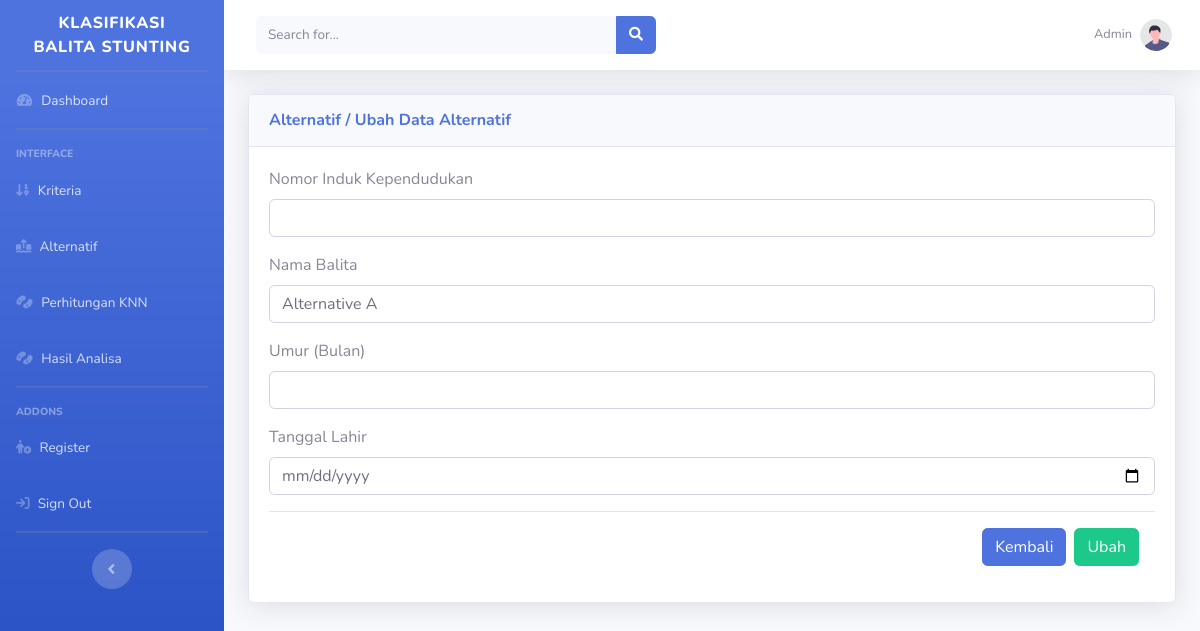
Before: /admin/alternatifaksi.php?id_alternatif=A01&aksi=ubah (signed in) with the older database file.
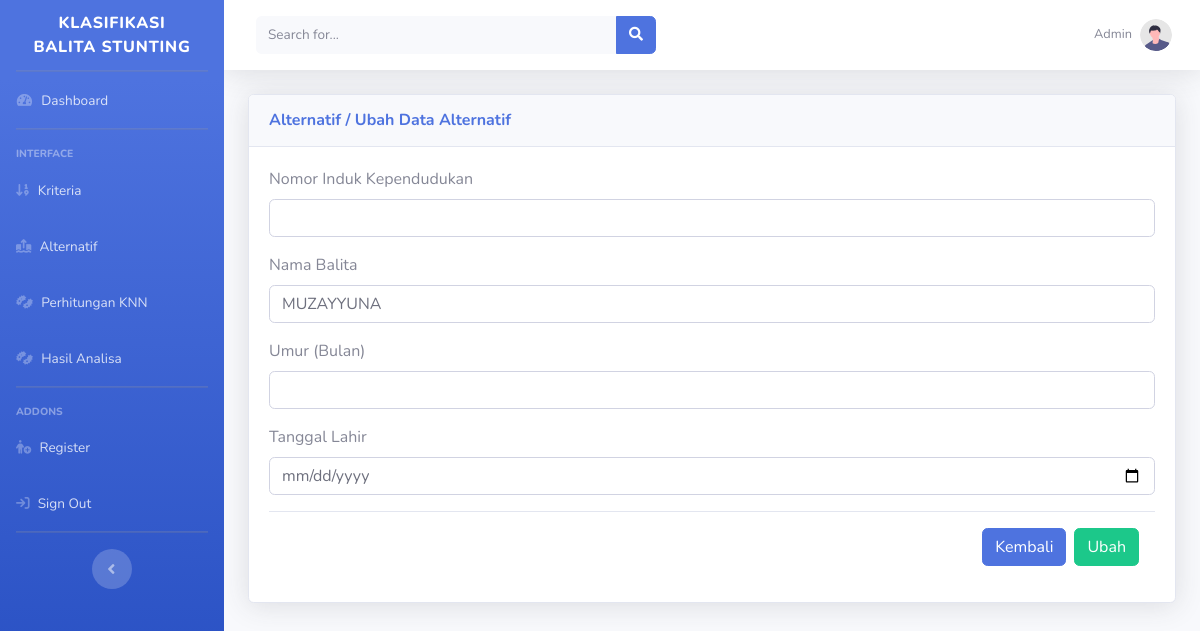
After: the same page with the newer database file.
### tables this page shows
CREATE TABLE `tb_alternatif` (
  `id_alternatif` varchar(11) NOT NULL,
  `nama_alternatif` varchar(50) NOT NULL,
  `keputusan_training` varchar(50) NOT NULL,
  `distance` double NOT NULL,
  `rangking` int(11) NOT NULL,
  `pilihan` varchar(20) NOT NULL
);

### admin/alternatifaksi.php (the view, shortened to what this page needs)
<?php
include 'header.php';
if (isset($_GET['aksi'])) {
    if ($_GET['aksi'] == 'tambah') {?>
<?php
$cari_id = mysqli_query($db, "SELECT max(id_alternatif) FROM tb_alternatif");
        $data_id = mysqli_fetch_array($cari_id);
        if ($data_id) {
            $nilai_id = substr($data_id[0], 1);
            $id = (int) $nilai_id;
            $id = $id + 1;
            $id_otomatis = "A" . str_pad($id, 2, "0", STR_PAD_LEFT);
        } else {
            $id_otomatis = "A01";
        }
        ?>
<div class='card shadow mb-2'>
    <div class='card-header py-3'>
        <h6 class='m-0 font-weight-bold text-primary'>Alternatif / Tambah Alternatif</h6>
    </div>
    <div class='card-body'>
        <div class='table-responsive'>
        </div>
        <form action="alternatifproses.php?proses=prosestambah" method="post" enctype="multipart/form-data">
            <input type="hidden" name="id_alternatif" class="form-control" value="<?=$id_otomatis?>">
            <div class="form-group">
                <label for="">Nomor Induk Kependudukan</label>
                <input type="text" name="nik_alternatif" class="form-control">
            </div>
            <div class="form-group">
                <label for="">Nama Balita</label>
                <input type="text" name="nama_alternatif" class="form-control">
            </div>
            <div class="form-group">
                <label for="">Umur (Bulan)</label>
                <input type="text" name="umur_alternatif" class="form-control">
            </div>
            <div class="form-group">
                <label for="">Tanggal Lahir</label>
                <input type="date" name="tgl_alternatif" class="form-control">
            </div>
            <div class="modal-footer">
                <a href="alternatif.php" class="btn btn-primary">Kembali</a>
                <input type="submit" class="btn btn-success" value="Simpan">
            </div>
        </form>
    </div>
</div>
<?php } elseif ($_GET['aksi'] == 'ubah') {?>
<div class='card shadow mb-2'>
    <div class='card-header py-3'>
        <h6 class='m-0 font-weight-bold text-primary'>Alternatif / Ubah Data Alternatif</h6>
    </div>
    <div class='card-body'>
            <?php
$data = mysqli_query($db, "SELECT * FROM tb_alternatif WHERE id_alternatif = '" . $_GET['id_alternatif'] . "'");
        while ($a = mysqli_fetch_array($data)) {
            ?>
        <form action="alternatifproses.php?proses=prosesubah" method="post" enctype="multipart/form-data">
            <div class="form-group">
                <label for="">Nomor Induk Kependudukan</label>
                <input type="text" name="nik_alternatif" class=" form-control" value="<?=$a['nik_alternatif'];?>">
            </div>
            <div class="form-group">
                <label for="">Nama Balita</label>
                <input type="text" name="nama_alternatif" class=" form-control" value="<?=$a['nama_alternatif'];?>">
            </div>
            <div class="form-group">
                <label for="">Umur (Bulan)</label>
                <input type="text" name="umur_alternatif" class=" form-control" value="<?=$a['umur_alternatif'];?>">
            </div>
            <div class="form-group">
                <label for="">Tanggal Lahir</label>
                <input type="date" name="tgl_alternatif" class=" form-control" value="<?=$a['tgl_alternatif'];?>">
            </div>
            <div class="modal-footer">
                <a href="alternatif.php" class="btn btn-primary">Kembali</a>
                <input type="submit" class="btn btn-success" value="Ubah">
            </div>
        </form>
        <?php }?>
    </div>
</div>
<?php
}
}
?>

Changed rows visible on the page:
changed tb_alternatif: nama_alternatif "Alternative A" → "MUZAYYUNA"
